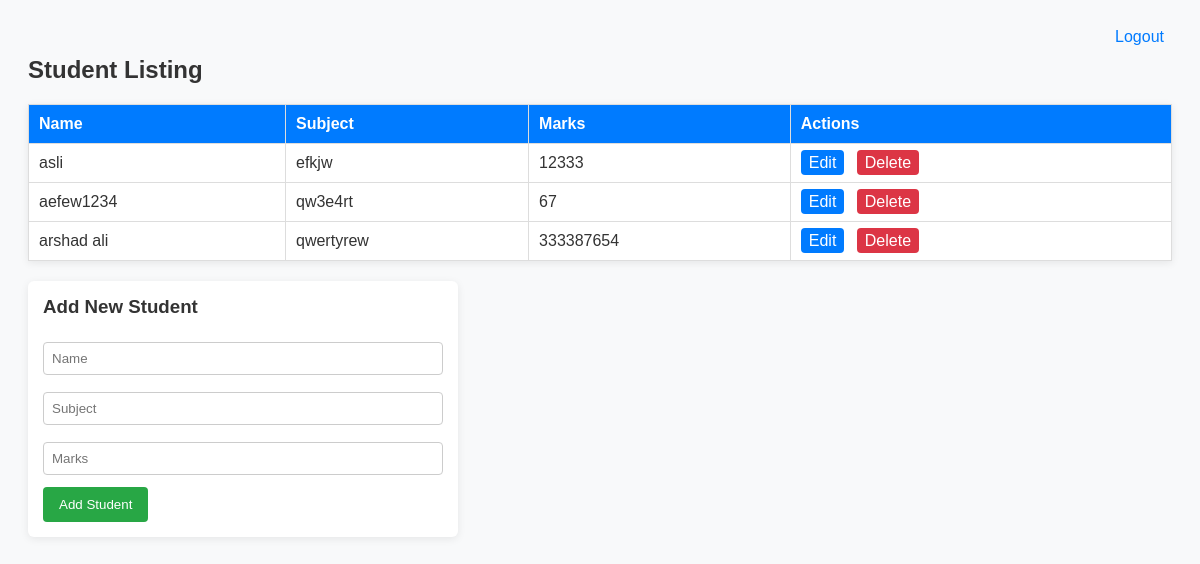
Before: /home/ (signed in) with the older database file.
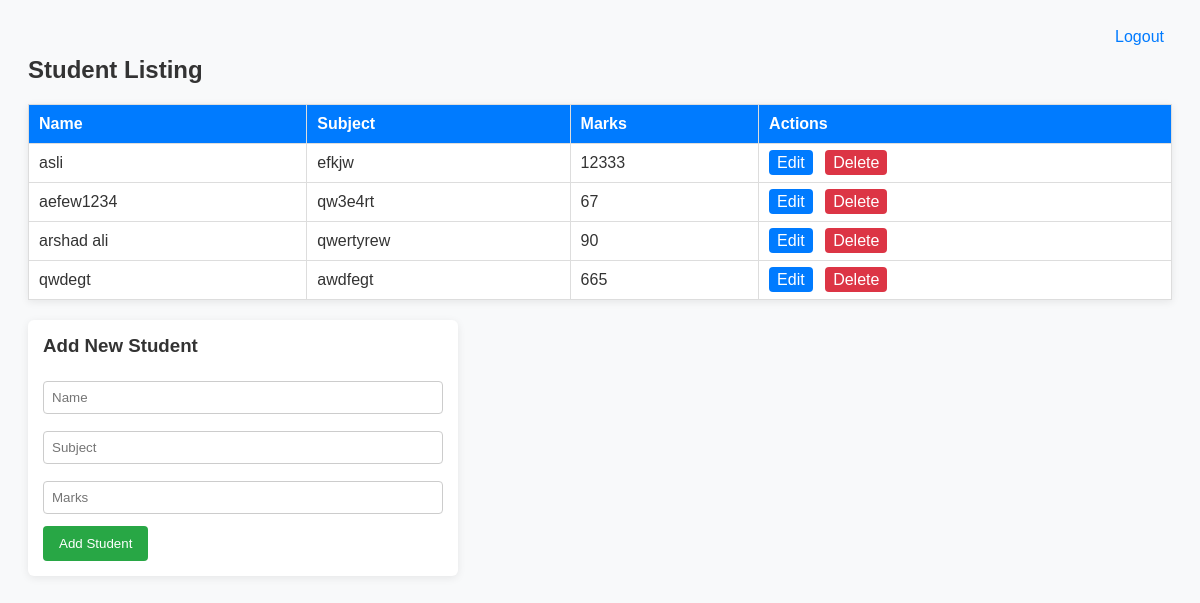
After: the same page with the newer database file.
### portal/models.py (models this page shows, shortened)
class Student(models.Model):
    name = models.CharField(max_length=100)
    subject = models.CharField(max_length=100)
    marks = models.IntegerField()
    class Meta:
        unique_together = ('name', 'subject')

### portal/views.py (the view)
# urls.py: path('home/', views.home, name='home'),
def home(request):
    if not request.user.is_authenticated:
        return redirect('login')
    students = Student.objects.all()
    form = StudentForm()
    return render(request, 'home.html', {'students': students, 'form': form})

### portal/forms.py
class StudentForm(forms.ModelForm):
    class Meta:
        model = Student
        fields = ['name', 'subject', 'marks']

### portal/templates/home.html (shortened to what this page needs)
<!DOCTYPE html>
<html>
<head>
</head>
<body>
<div class="top-bar">
    <a href="{% url 'logout' %}">Logout</a>
</div>
<h2>Student Listing</h2>
<table>
    <tr>
        <th>Name</th>
        <th>Subject</th>
        <th>Marks</th>
        <th>Actions</th>
    </tr>
    {% for student in students %}
    <tr>
        <td>{{ student.name }}</td>
        <td>{{ student.subject }}</td>
        <td>{{ student.marks }}</td>
        <td class="actions">
            <a href="{% url 'edit_student' student.id %}">Edit</a>
            <a href="{% url 'delete_student' student.id %}" class="delete" onClick="return confirm('Are you sure you want to delete this student?');">Delete</a>
        </td>
    </tr>
    {% endfor %}
</table>
<form method="POST" action="{% url 'add_student' %}">
    <h3>Add New Student</h3>
    <input name="name" placeholder="Name" required>
    <input name="subject" placeholder="Subject" required>
    <input name="marks" placeholder="Marks" type="number" required>
    <button type="submit">Add Student</button>
</form>
</body>
</html>

### portal/templates/home.html (style rules this page uses)
body { font-family: Arial, sans-serif; background:rgb(248, 249, 250); padding: 20px; color: #333; }
a { color:rgb(0, 123, 255); text-decoration: none; margin-right: 8px; }
h2 { margin-top: 0; }
table { border-collapse: collapse; width: 100%; background: white; box-shadow: 0 2px 8px rgba(0,0,0,0.08); margin-bottom: 20px; }
table th, table td { padding: 10px; border: 1px solid #ddd; text-align: left; }
table th { background:rgb(0, 123, 255); color: white; }
.actions a { padding: 4px 8px; background:rgb(0, 123, 255); color: white; border-radius: 4px; }
.actions a.delete { background:rgb(220, 53, 69); }
form { background: white; padding: 15px; border-radius: 6px; box-shadow: 0 2px 8px rgba(0,0,0,0.08); max-width: 400px; }
form h3 { margin-top: 0; }
input { width: 100%; padding: 8px; margin: 5px 0 12px; border: 1px solid #ccc; border-radius: 4px; box-sizing: border-box; }
button { background:rgb(40, 167, 69); color: white; border: none; padding: 10px 16px; border-radius: 4px; cursor: pointer; }
.top-bar { display: flex; justify-content: flex-end; margin-bottom: 10px; }

Changed rows visible on the page:
changed Student "arshad ali": marks "333387654" → "90"
added Student: name "qwdegt", subject "awdfegt", marks "665"
